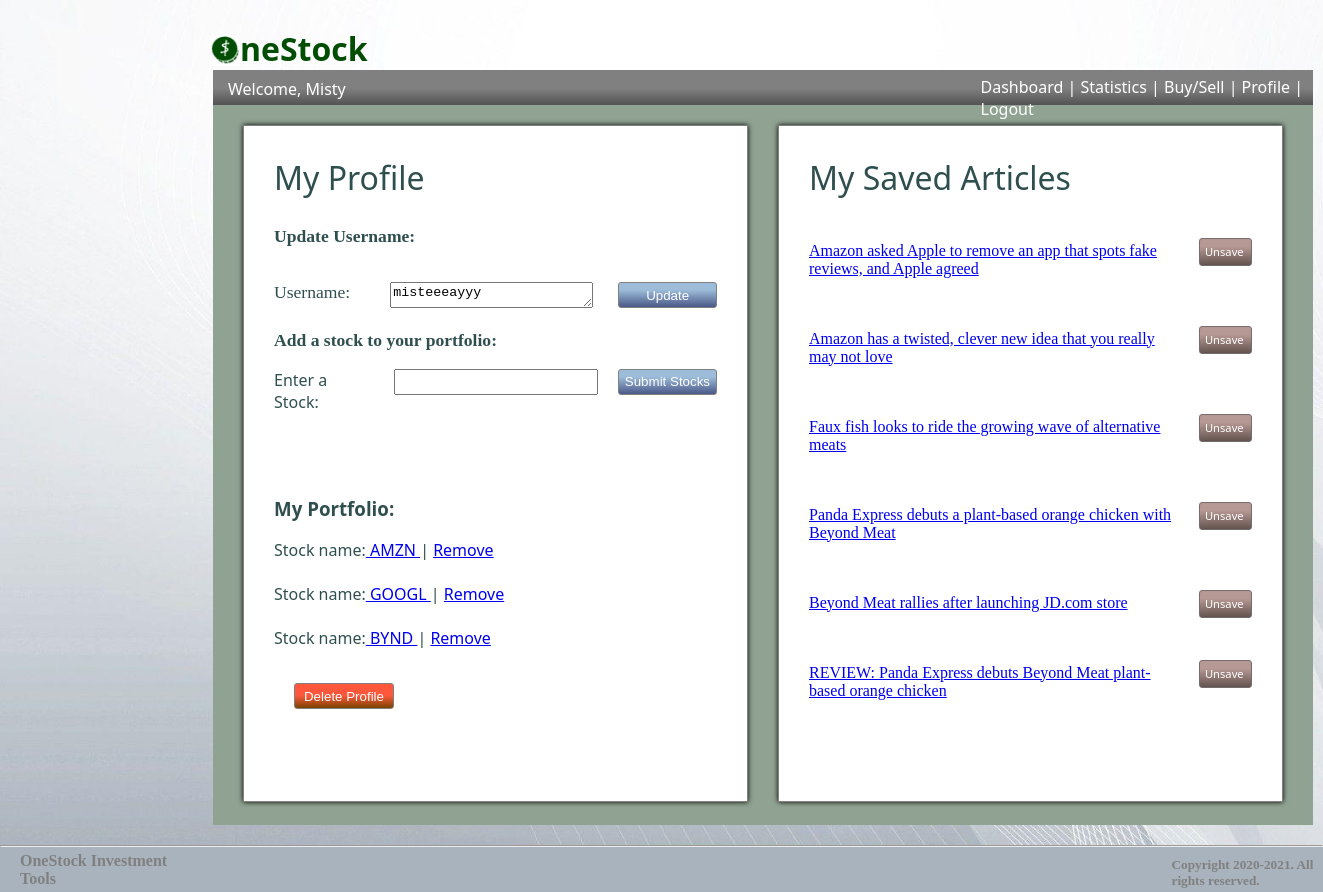
The page /profile (signed in) on the database its author committed.
### stock_reboot_app/models.py (models this page shows)
class User(models.Model):
    first_name = models.CharField(max_length=255)
    last_name = models.CharField(max_length=255)
    username = models.CharField(max_length=255)
    email = models.EmailField(max_length=255)
    password = models.CharField(max_length=255)
    updated_at = models.DateTimeField(auto_now=True)
    created_at = models.DateTimeField(auto_now_add = True)
    objects = UserManager()

class Stock(models.Model):
    stock_name = models.CharField(max_length=45)
    created_at = models.DateTimeField(auto_now_add = True)
    updated_at = models.DateTimeField(auto_now= True)
    user = models.ForeignKey(User, related_name = "stocks", on_delete = models.CASCADE)
    news_url = models.TextField()
    nasdaq_url = models.TextField()
    objects = StockManager()

class Article(models.Model):
    saved = models.BooleanField(default=False)
    headliner = models.TextField()
    created_at = models.DateTimeField(auto_now_add = True)
    updated_at = models.DateTimeField(auto_now = True)
    hyperlink = models.TextField()
    stock = models.ForeignKey(Stock, related_name="articles", on_delete = models.CASCADE, null = True)
    article_user = models.ForeignKey(User, related_name = "user_articles", on_delete = models.CASCADE, null = True)

### stock_reboot_app/views.py (the view)
# urls.py: path('profile', views.profile),
def profile(request):
    if 'user_id' not in request.session:
        return redirect('/')
    this_user = User.objects.filter(id = request.session['user_id'])
    portfolio = Stock.objects.filter(user=User.objects.get(id = request.session['user_id']))
    saved_articles = Article.objects.filter(article_user_id=this_user[0].id, saved = True)
    number_of_stocks = len(Stock.objects.filter(user=User.objects.get(id = request.session['user_id'])))
    context = {
            "user": this_user[0],
            "current_user" : this_user[0].first_name,
            "username" : this_user[0].username,
            "portfolio": portfolio,
            "saved_articles": saved_articles,
            "number_of_stocks": number_of_stocks,
        }
    return render(request, "profile.html", context)

### stock_reboot_app/templates/profile.html (shortened to what this page needs)
    {% load static %}
<!DOCTYPE html>
<html lang = "en">
<head>
    {% load static %}
    <link rel="stylesheet" href="{% static 'index.css' %}">
</head>
<body id="wavy-body">
    <div id="floating-logo">
        <img id="logo" src="{% static 'artsy_white_logo.png' %}" alt="one stock logo"><h1 id="one-stock-dash">neStock</h1>
    </div>
    <div id="dash-all">
        <div id="navbar">
            <h3 id="dash-welcome"> Welcome, {{ current_user }} </h3>
            <div id="dash-links-feed">
                <a href="/success"> Dashboard </a> | <a href="/stats"> Statistics </a> | <a href="/buy_sell">Buy/Sell</a> | <a href="/profile">Profile</a> | <a href="/logout">Logout</a>
            </div>
        </div>
        <div id="dash-stuff-profile">
            <div id="first">
                <h2 class="light">My Profile</h2>
		<p id = "bold">Update Username:</p>
                <form action="/update_username" method='POST' id="add-form">
                        <p class = "size">Username:</p>
                        <textarea name="username">{{ username }}</textarea>
                    <input type="submit" value="Update" id = "button">
                </form>
                <form action="/check_stock_name" method='POST' id="add-form-stock">
                    <p id = "bold">Add a stock to your portfolio:</p>
                    <div id="add-stock">
                        <label for="stock-option">Enter a Stock:</label>
                        <input class="stock-option" type="text" name = "stock-option" id="stock-textarea">
                        <input type="submit" value="Submit Stocks" id = "stock-button">
            </div>
                </form>
                <br><br>
                <h3>My Portfolio:</h3>
                {% if number_of_stocks == 0 %}
                    <p id="">You have no stocks in your porfolio. </p>
                {% else %}
                    {% for stock in portfolio %}
                    Stock name:<a id="no-style" href="/feed/{{ stock.id }}"> {{ stock.stock_name }} </a> | <a href="/rm-stock/{{ stock.id }}"> Remove </a>
                    <br><br>
                    {% endfor %}
                {% endif %}
                <form action="/delete/{{ user.id }}" method='POST' id="add-form-delete">
                    <input type="submit" value="Delete Profile" id = "button">
                </form>
            </div>
            <div id="second">
                <h2 class="light">My Saved Articles</h2>
                    {% for article in saved_articles%}
                    <div id="nas-stats-container">
                        <a id="articles" href="{{ article.hyperlink }}">
                            <p>{{ article.headliner }}</p>
                        </a>
                        <a  id="unsave-btn" href="/unsave_profile/{{ article.headliner }}">Unsave</a>
                    </div>
                    {% endfor %}
            </div>
        </div>
    </div>
    <hr id="">
    <div id="feed-bottom-line">
        <h4>OneStock Investment Tools</h4>
        <h5>Copyright 2020-2021. All rights reserved.</h5>
    </div>
</body>
</html>

### rows shown on the page
User: first_name "Misty", username "misteeeayyy"
Stock: stock_name "AMZN"
Stock: stock_name "GOOGL"
Stock: stock_name "BYND"
Article: headliner "Amazon asked Apple to remove an app that spots fake reviews, and Apple agreed"
Article: headliner "Amazon has a twisted, clever new idea that you really may not love"
Article: headliner "Faux fish looks to ride the growing wave of alternative meats"
Article: headliner "Panda Express debuts a plant-based orange chicken with Beyond Meat"
Article: headliner "Beyond Meat rallies after launching JD.com store"
Article: headliner "REVIEW: Panda Express debuts Beyond Meat plant-based orange chicken"
